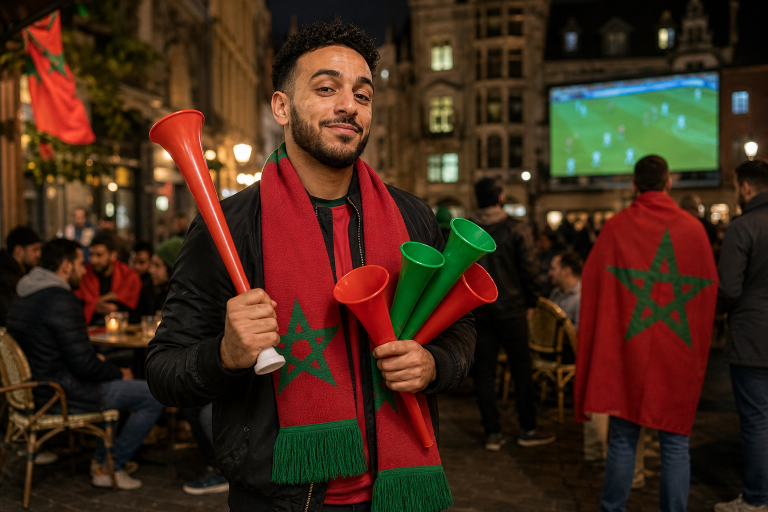
#> input picture assets/sources/022-mohammed-marokko-vuvuzelas.png, 1536 x 1024 px (shown at 1/2 size)
$ python render_post_022.py
#> lines starting #> are read from the running program, lines starting #| are printed output that depends on the picture
from pathlib import Path
from PIL import Image, ImageDraw, ImageEnhance, ImageFilter, ImageFont


ROOT = Path(__file__).resolve().parents[1]
SRC = ROOT / "assets" / "sources" / "022-mohammed-marokko-vuvuzelas.png"
OUT = ROOT / "assets" / "posts" / "022-mohammed-marokko-vuvuzelas.png"

W, H = 1080, 1350
INK = "#111111"
PAPER = "#F5F0E6"
ORANGE = "#F15A24"
YELLOW = "#F2C94C"
WHITE = "#FFFFFF"
MUTED = "#D8D1C4"
GREEN = "#0B8F4D"
RED = "#C1272D"

GEORGIA_BOLD = "/System/Library/Fonts/Supplemental/Georgia Bold.ttf"
ARIAL = "/System/Library/Fonts/Supplemental/Arial.ttf"
ARIAL_BOLD = "/System/Library/Fonts/Supplemental/Arial Bold.ttf"


def font(path, size):
    return ImageFont.truetype(path, size)


def cover_crop(img, size, vertical_focus=0.5, horizontal_focus=0.5):
    src_w, src_h = img.size
    dst_w, dst_h = size
    scale = max(dst_w / src_w, dst_h / src_h)
    resized = img.resize((round(src_w * scale), round(src_h * scale)), Image.LANCZOS)
    left = round((resized.width - dst_w) * horizontal_focus)
    top = round((resized.height - dst_h) * vertical_focus)
    return resized.crop((left, top, left + dst_w, top + dst_h))


def contain_fit(img, size):
    src_w, src_h = img.size
    dst_w, dst_h = size
    scale = min(dst_w / src_w, dst_h / src_h)
    return img.resize((round(src_w * scale), round(src_h * scale)), Image.LANCZOS)


def wrap(draw, text, face, max_width):
    words = text.split()
    lines = []
    current = ""
    for word in words:
        candidate = word if not current else f"{current} {word}"
        if draw.textbbox((0, 0), candidate, font=face)[2] <= max_width:
            current = candidate
        else:
            if current:
                lines.append(current)
            current = word
    if current:
        lines.append(current)
    return lines


def headline_font(draw, text):
    for size in (58, 54, 50, 46, 42):
        face = font(GEORGIA_BOLD, size)
        lines = wrap(draw, text, face, 940)
        if len(lines) <= 4:
            return face, lines, int(size * 1.18)
    face = font(GEORGIA_BOLD, 40)
    return face, wrap(draw, text, face, 940), 48


def draw_logo(draw, x, y, scale=1.0):
    r = int(42 * scale)
    cx, cy = x + r, y + r
    draw.ellipse((cx - r, cy - r, cx + r, cy + r), fill=PAPER, outline=INK, width=max(3, int(5 * scale)))
    draw.ellipse((cx - r + 8, cy - r + 8, cx + r - 8, cy + r - 8), outline=INK, width=max(1, int(2 * scale)))
    face = font(GEORGIA_BOLD, int(38 * scale))
    box = draw.textbbox((0, 0), "DR", font=face)
    draw.text((cx - (box[2] - box[0]) / 2 - int(2 * scale), cy - int(24 * scale)), "DR", font=face, fill=INK)
    draw.ellipse((cx + int(25 * scale), cy + int(11 * scale), cx + int(35 * scale), cy + int(21 * scale)), fill=ORANGE)
    draw.rectangle((cx - int(14 * scale), cy - int(35 * scale), cx + int(14 * scale), cy - int(31 * scale)), fill=YELLOW)


def draw_stamp(draw):
    draw.rectangle((70, 725, 286, 765), fill=ORANGE)
    draw.text((92, 733), "BRUSSEL", font=font(ARIAL_BOLD, 20), fill=INK)
    draw.rectangle((732, 725, 1010, 779), fill=(17, 17, 17, 225))
    draw.text((754, 739), "VUVUZELA-STAND", font=font(ARIAL_BOLD, 23), fill=PAPER)
    draw.ellipse((962, 737, 992, 767), fill=GREEN)


def main():
    base = Image.open(SRC).convert("RGB")
#> base is the input picture: PIL image 1536x1024 RGB; mean R, G, B 66.2, 41, 25.5
    base = ImageEnhance.Color(base).enhance(1.06)
    base = ImageEnhance.Contrast(base).enhance(1.08)
    base = base.filter(ImageFilter.UnsharpMask(radius=1.0, percent=110, threshold=3))

    img = cover_crop(base, (W, H), vertical_focus=0.45, horizontal_focus=0.5)
#> in cover_crop, `return resized.crop((left, top, left + dst_w, top + dst_h))`:
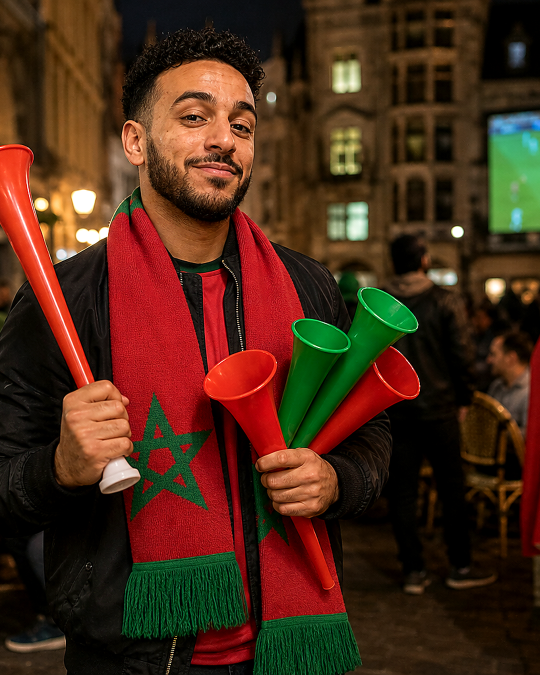
#> returned value: PIL image 1080x1350 RGB (shown at 1/2 size); mean R, G, B 74.4, 41.7, 23.5
    img = img.filter(ImageFilter.GaussianBlur(radius=7))
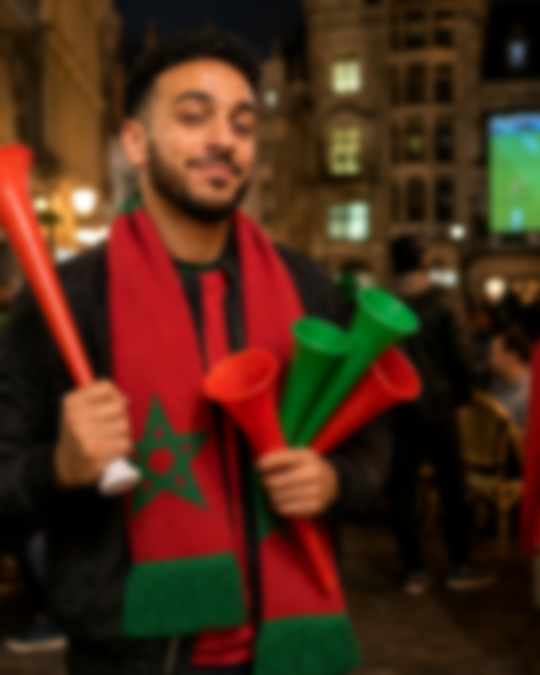
#> img: PIL image 1080x1350 RGB (shown at 1/2 size); mean R, G, B 74.4, 41.6, 23.5
    img = ImageEnhance.Brightness(img).enhance(0.55)
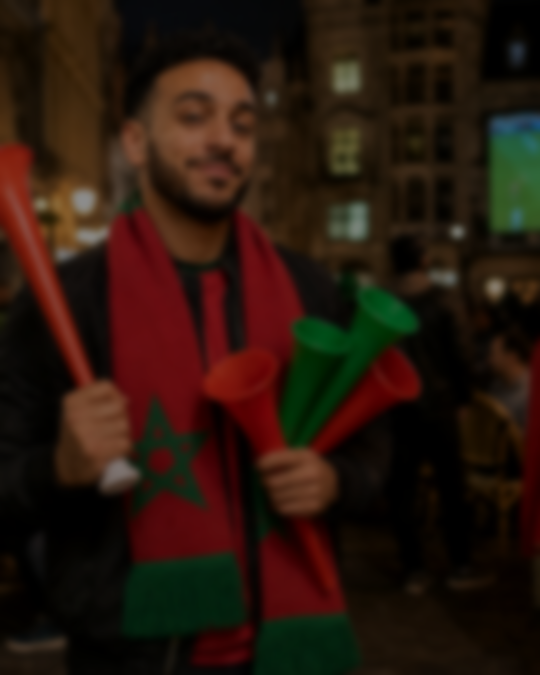
#> img: PIL image 1080x1350 RGB (shown at 1/2 size); mean R, G, B 40.5, 22.4, 12.5
    draw = ImageDraw.Draw(img, "RGBA")

    draw.rectangle((0, 0, W, 152), fill=(17, 17, 17, 255))
    draw.rectangle((0, 152, W, 820), fill=(0, 0, 0, 42))
    draw.rectangle((0, 820, W, H), fill=(17, 17, 17, 245))

    hero = contain_fit(base, (910, 560))
#> in contain_fit, `return img.resize((round(src_w * scale), round(src_h * scale)), Image...`:
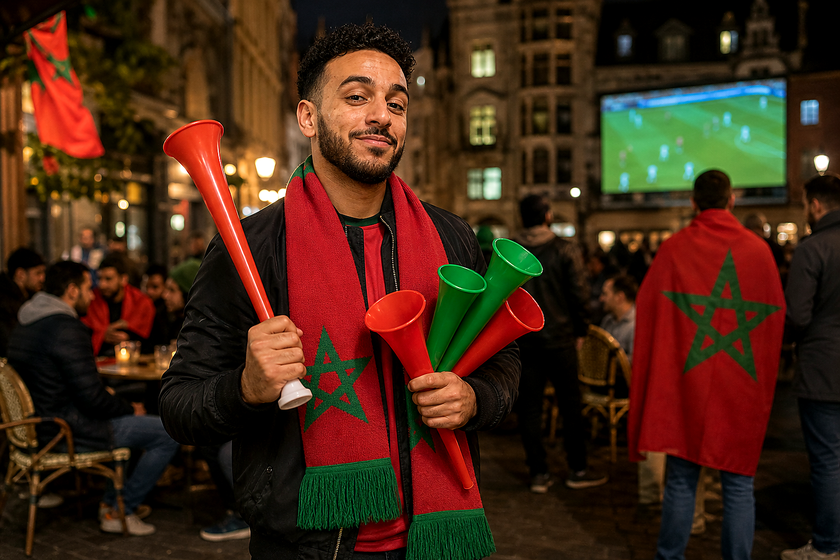
#> returned value: PIL image 840x560 RGB; mean R, G, B 68.5, 39.6, 22.3
    px = (W - hero.width) // 2
#> px = 120
    py = 176
    img.paste(hero, (px, py))
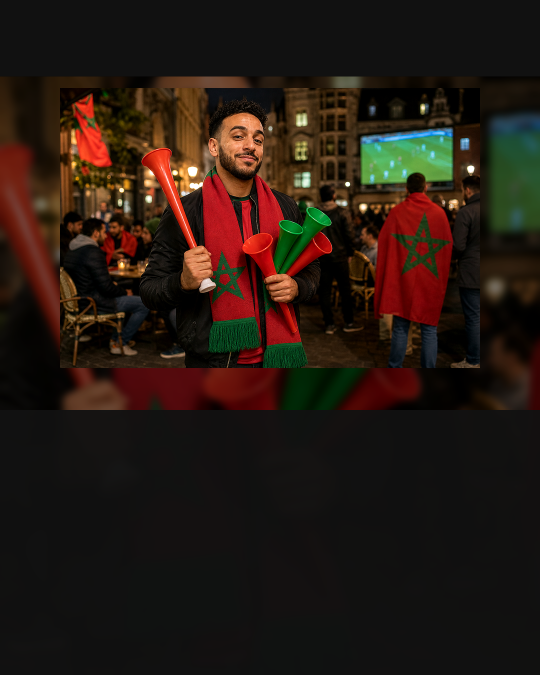
#> img: PIL image 1080x1350 RGB (shown at 1/2 size); mean R, G, B 38.3, 25.6, 18
    draw.rectangle((px, py, px + hero.width, py + hero.height), outline=PAPER, width=6)
    draw.rectangle((0, 700, W, 820), fill=(0, 0, 0, 76))

    draw.text((70, 58), "VOETBAL", font=font(ARIAL_BOLD, 32), fill=WHITE)
    draw.ellipse((936, 58, 974, 96), fill=RED)
    draw.ellipse((980, 58, 1018, 96), fill=GREEN)
    draw_stamp(draw)

    headline = "Mohammed (29) belooft een hete nacht in Parijs vanavond"
    face, lines, spacing = headline_font(draw, headline)
#> lines = ['Mohammed (29) belooft een', 'hete nacht in Parijs vanavond']; spacing = 68
    y = 864
    for line in lines:
        draw.text((70, y), line, font=face, fill=PAPER)
        y += spacing
#> this loop made 2 passes
#> (line, y) on passes 1 to 2: ('Mohammed (29) belooft een', 932), ('hete nacht in Parijs vanavond', 1000)
#> after the loop, y = 1000

    draw.line((70, y + 20, 1010, y + 20), fill=ORANGE, width=5)
    deck_font = font(ARIAL, 28)
    deck = "Om 22u kan het daar volgens hem nog altijd 28 graden zijn."
    deck_y = y + 54
#> deck_y = 1054
    for line in wrap(draw, deck, deck_font, 790):
        draw.text((70, deck_y), line, font=deck_font, fill=MUTED)
        deck_y += 34
#> this loop made 2 passes
#> deck_y on pass 1: 1088
#> (line, deck_y) on pass 2: ('zijn.', 1122)
#> after the loop, deck_y = 1122

    draw_logo(draw, 900, 1222, 0.88)
    draw.text((70, 1282), "DE RAASKALDERIJ", font=font(ARIAL_BOLD, 23), fill=PAPER)
    draw.text((70, 1314), "Ambachtelijk geraas sinds 1836", font=font(ARIAL, 22), fill=MUTED)

    OUT.parent.mkdir(parents=True, exist_ok=True)
    img.save(OUT, quality=96)
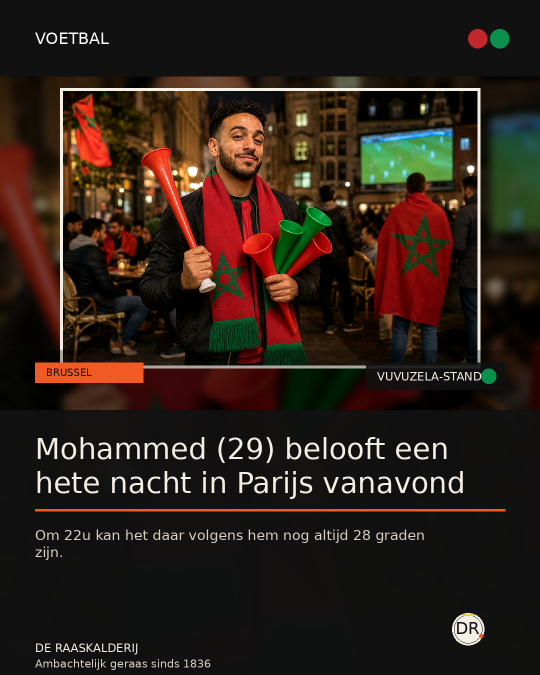
#> saved as 022-mohammed-marokko-vuvuzelas.png: PIL image 1080x1350 RGB (shown at 1/2 size); mean R, G, B 45.9, 32.7, 24.6
    print(OUT)


if __name__ == "__main__":
    main()

$ run again, with assets/posts/007-smartschoolberichten-photo.png copied over assets/sources/022-mohammed-marokko-vuvuzelas.png
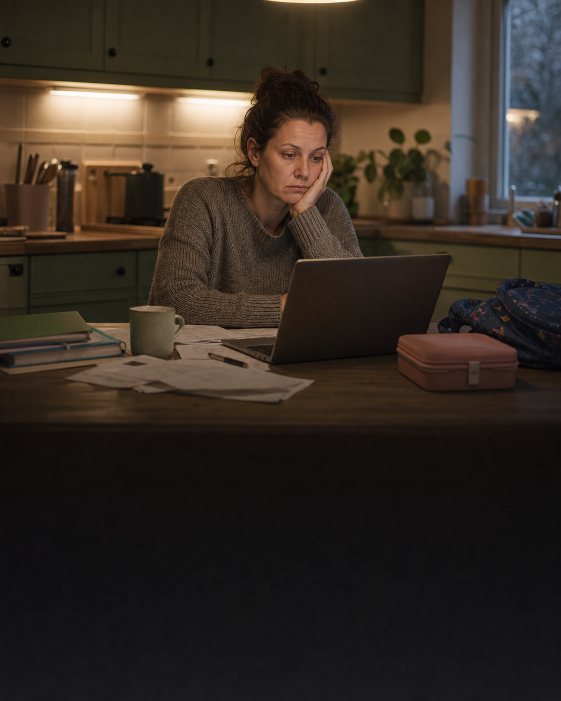
#> input picture assets/posts/007-smartschoolberichten-photo.png, 1122 x 1402 px (shown at 1/2 size)
#> in main, base is the input picture: PIL image 1122x1402 RGB; mean R, G, B 52, 43.1, 35.2
#> in main, `img.paste(hero, (px, py))`:
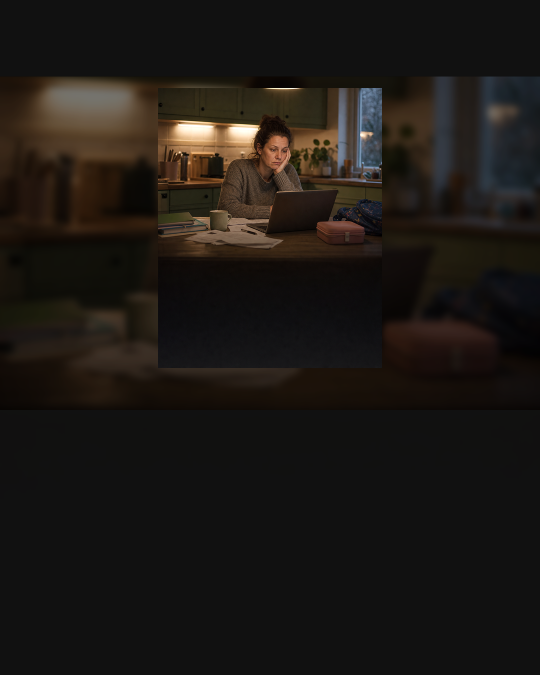
#> img: PIL image 1080x1350 RGB (shown at 1/2 size); mean R, G, B 28.6, 24.5, 20.8
#> lines = ['Mohammed (29) belooft een', 'hete nacht in Parijs vanavond']; spacing = 68
#> the loop in main, `for line in lines:` made 2 passes
#> (line, y) on passes 1 to 2: ('Mohammed (29) belooft een', 932), ('hete nacht in Parijs vanavond', 1000)
#> after the loop in main, `for line in lines:`: y = 1000
#> in main, `deck_y = y + 54`: deck_y = 1054
#> the loop in main, `for line in wrap(draw, deck, deck_font, 790):` made 2 passes
#> deck_y on pass 1: 1088
#> after the loop in main, `for line in wrap(draw, deck, deck_font, 790):`: deck_y = 1122
#> in main, `img.save(OUT, quality=96)`:
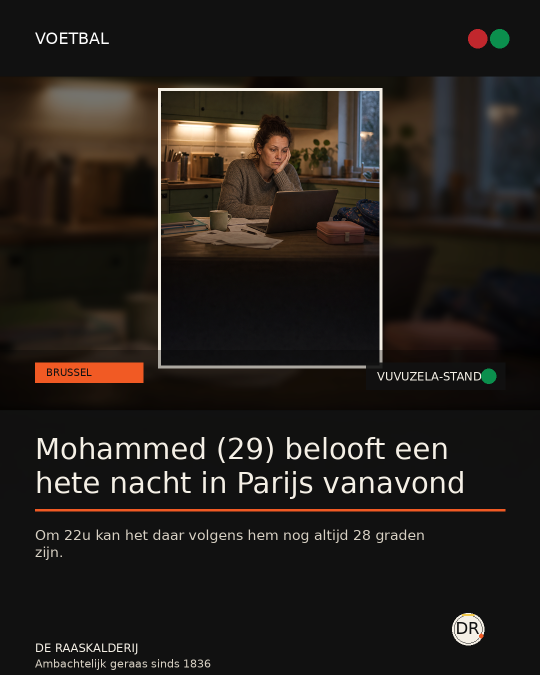
#> saved as 022-mohammed-marokko-vuvuzelas.png: PIL image 1080x1350 RGB (shown at 1/2 size); mean R, G, B 36.4, 31.2, 26.7
